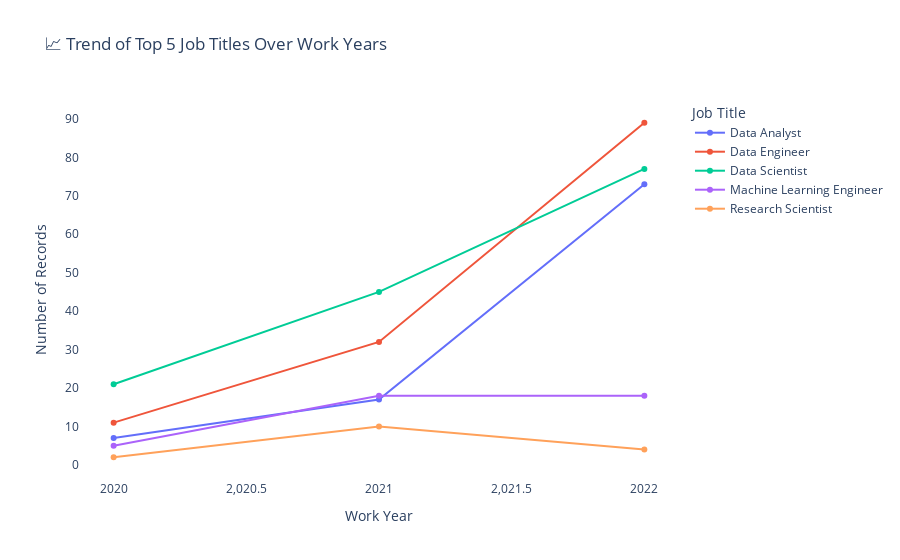

This figure's notebook cell:
### Code cell
# Top 5 job titles overall
top_jobs = df['job_title'].value_counts().head(5).index

job_year_trend = (
    df[df['job_title'].isin(top_jobs)]
    .groupby(['work_year', 'job_title'])
    .size()
    .reset_index(name='Count')
)

fig = px.line(
    job_year_trend,
    x='work_year',
    y='Count',
    color='job_title',
    markers=True,
    title="📈 Trend of Top 5 Job Titles Over Work Years",
    labels={'work_year': 'Work Year', 'Count': 'Number of Records', 'job_title': 'Job Title'}
)

fig.update_layout(plot_bgcolor="white")
fig.show()

### Figure 1 — Plotly figure (JSON) as saved in the notebook; plotly's stock layout.template omitted (floating-point values rounded to 4 significant figures)
{"data": [{"hovertemplate": "Job Title=Data Analyst<br>Work Year=%{x}<br>Number of Records=%{y}<extra></extra>", "legendgroup": "Data Analyst", "line": {"color": "#636efa", "dash": "solid"}, "marker": {"symbol": "circle"}, "mode": "lines+markers", "name": "Data Analyst", "orientation": "v", "showlegend": true, "type": "scatter", "x": [2020, 2021, 2022], "xaxis": "x", "y": [7, 17, 73], "yaxis": "y"}, {"hovertemplate": "Job Title=Data Engineer<br>Work Year=%{x}<br>Number of Records=%{y}<extra></extra>", "legendgroup": "Data Engineer", "line": {"color": "#EF553B", "dash": "solid"}, "marker": {"symbol": "circle"}, "mode": "lines+markers", "name": "Data Engineer", "orientation": "v", "showlegend": true, "type": "scatter", "x": [2020, 2021, 2022], "xaxis": "x", "y": [11, 32, 89], "yaxis": "y"}, {"hovertemplate": "Job Title=Data Scientist<br>Work Year=%{x}<br>Number of Records=%{y}<extra></extra>", "legendgroup": "Data Scientist", "line": {"color": "#00cc96", "dash": "solid"}, "marker": {"symbol": "circle"}, "mode": "lines+markers", "name": "Data Scientist", "orientation": "v", "showlegend": true, "type": "scatter", "x": [2020, 2021, 2022], "xaxis": "x", "y": [21, 45, 77], "yaxis": "y"}, {"hovertemplate": "Job Title=Machine Learning Engineer<br>Work Year=%{x}<br>Number of Records=%{y}<extra></extra>", "legendgroup": "Machine Learning Engineer", "line": {"color": "#ab63fa", "dash": "solid"}, "marker": {"symbol": "circle"}, "mode": "lines+markers", "name": "Machine Learning Engineer", "orientation": "v", "showlegend": true, "type": "scatter", "x": [2020, 2021, 2022], "xaxis": "x", "y": [5, 18, 18], "yaxis": "y"}, {"hovertemplate": "Job Title=Research Scientist<br>Work Year=%{x}<br>Number of Records=%{y}<extra></extra>", "legendgroup": "Research Scientist", "line": {"color": "#FFA15A", "dash": "solid"}, "marker": {"symbol": "circle"}, "mode": "lines+markers", "name": "Research Scientist", "orientation": "v", "showlegend": true, "type": "scatter", "x": [2020, 2021, 2022], "xaxis": "x", "y": [2, 10, 4], "yaxis": "y"}], "layout": {"legend": {"title": {"text": "Job Title"}, "tracegroupgap": 0}, "plot_bgcolor": "white", "title": {"text": "📈 Trend of Top 5 Job Titles Over Work Years"}, "xaxis": {"anchor": "y", "domain": [0, 1], "title": {"text": "Work Year"}}, "yaxis": {"anchor": "x", "domain": [0, 1], "title": {"text": "Number of Records"}}}}
